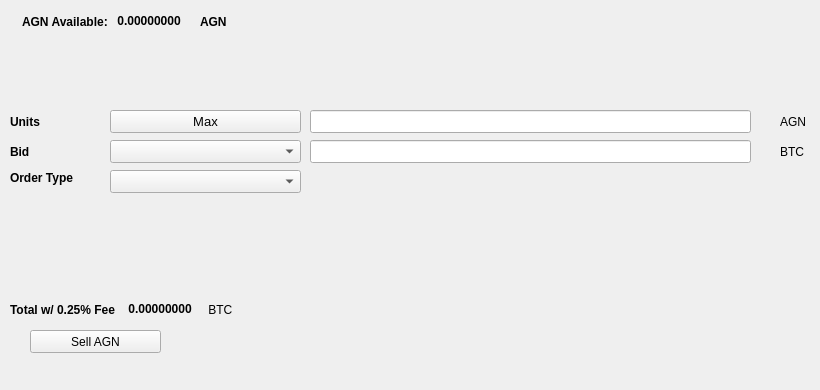
   <widget class="QWidget" name="SellTab">
    <attribute name="title">
     <string>Sell</string>
    </attribute>
    <widget class="QLabel" name="label_16">
     <property name="geometry">
      <rect>
       <x>780</x>
       <y>140</y>
       <width>31</width>
       <height>23</height>
      </rect>
     </property>
     <property name="text">
      <string>BTC</string>
     </property>
    </widget>
    <widget class="QComboBox" name="SellBidcomboBox">
     <property name="geometry">
      <rect>
       <x>110</x>
       <y>140</y>
       <width>191</width>
       <height>23</height>
      </rect>
     </property>
     <property name="font">
      <font>
       <pointsize>10</pointsize>
      </font>
     </property>
    </widget>
    <widget class="QLabel" name="label_18">
     <property name="geometry">
      <rect>
       <x>10</x>
       <y>110</y>
       <width>46</width>
       <height>23</height>
      </rect>
     </property>
     <property name="font">
      <font>
       <weight>75</weight>
       <bold>true</bold>
      </font>
     </property>
     <property name="text">
      <string>Units</string>
     </property>
    </widget>
    <widget class="QPushButton" name="Sell_Max_Amount">
     <property name="geometry">
      <rect>
       <x>110</x>
       <y>110</y>
       <width>191</width>
       <height>23</height>
      </rect>
     </property>
     <property name="font">
      <font>
       <pointsize>10</pointsize>
      </font>
     </property>
     <property name="text">
      <string>Max</string>
     </property>
    </widget>
    <widget class="QLabel" name="label_20">
     <property name="geometry">
      <rect>
       <x>10</x>
       <y>170</y>
       <width>91</width>
       <height>16</height>
      </rect>
     </property>
     <property name="font">
      <font>
       <weight>75</weight>
       <bold>true</bold>
      </font>
     </property>
     <property name="text">
      <string>Order Type</string>
     </property>
    </widget>
    <widget class="QComboBox" name="SellOrdertypeCombo">
     <property name="geometry">
      <rect>
       <x>110</x>
       <y>170</y>
       <width>191</width>
       <height>23</height>
      </rect>
     </property>
     <property name="font">
      <font>
       <pointsize>10</pointsize>
      </font>
     </property>
    </widget>
    <widget class="QLabel" name="label_21">
     <property name="geometry">
      <rect>
       <x>10</x>
       <y>140</y>
       <width>46</width>
       <height>23</height>
      </rect>
     </property>
     <property name="font">
      <font>
       <weight>75</weight>
       <bold>true</bold>
      </font>
     </property>
     <property name="text">
      <string>Bid</string>
     </property>
    </widget>
    <widget class="QLabel" name="label_22">
     <property name="geometry">
      <rect>
       <x>780</x>
       <y>110</y>
       <width>31</width>
       <height>23</height>
      </rect>
     </property>
     <property name="text">
      <string>AGN</string>
     </property>
    </widget>
    <widget class="QLineEdit" name="UnitsInputAGN">
     <property name="geometry">
      <rect>
       <x>310</x>
       <y>110</y>
       <width>441</width>
       <height>23</height>
      </rect>
     </property>
     <property name="font">
      <font>
       <pointsize>9</pointsize>
       <weight>75</weight>
       <bold>true</bold>
      </font>
     </property>
    </widget>
    <widget class="QLineEdit" name="SellBidPriceEdit">
     <property name="geometry">
      <rect>
       <x>310</x>
       <y>140</y>
       <width>441</width>
       <height>23</height>
      </rect>
     </property>
     <property name="font">
      <font>
       <pointsize>9</pointsize>
       <weight>75</weight>
       <bold>true</bold>
      </font>
     </property>
    </widget>
    <widget class="QPushButton" name="SellAGNBTN">
     <property name="geometry">
      <rect>
       <x>30</x>
       <y>330</y>
       <width>131</width>
       <height>23</height>
      </rect>
     </property>
     <property name="text">
      <string>Sell AGN</string>
     </property>
     <property name="icon">
      <iconset resource="../agon">
       <normaloff>:/icons/bitcoin</normaloff>:/icons/bitcoin</iconset>
     </property>
    </widget>
    <widget class="QWidget" name="layoutWidget3">
     <property name="geometry">
      <rect>
       <x>22</x>
       <y>12</y>
       <width>258</width>
       <height>19</height>
      </rect>
     </property>
     <layout class="QHBoxLayout" name="horizontalLayout">
      <item>
       <widget class="QLabel" name="label232_2">
        <property name="font">
         <font>
          <weight>75</weight>
          <bold>true</bold>
         </font>
        </property>
        <property name="text">
         <string>AGN Available:</string>
        </property>
       </widget>
      </item>
      <item>
       <widget class="QLabel" name="AGNAvailableLabel">
        <property name="palette">
         <palette>
          <active>
           <colorrole role="WindowText">
            <brush brushstyle="SolidPattern">
             <color alpha="255">
              <red>0</red>
              <green>0</green>
              <blue>0</blue>
             </color>
            </brush>
           </colorrole>
           <colorrole role="Button">
            <brush brushstyle="SolidPattern">
             <color alpha="255">
              <red>0</red>
              <green>170</green>
              <blue>0</blue>
             </color>
            </brush>
           </colorrole>
           <colorrole role="Light">
            <brush brushstyle="SolidPattern">
             <color alpha="255">
              <red>0</red>
              <green>255</green>
              <blue>0</blue>
             </color>
            </brush>
           </colorrole>
           <colorrole role="Midlight">
            <brush brushstyle="SolidPattern">
             <color alpha="255">
              <red>0</red>
              <green>212</green>
              <blue>0</blue>
             </color>
            </brush>
           </colorrole>
           <colorrole role="Dark">
            <brush brushstyle="SolidPattern">
             <color alpha="255">
              <red>0</red>
              <green>85</green>
              <blue>0</blue>
             </color>
            </brush>
           </colorrole>
           <colorrole role="Mid">
            <brush brushstyle="SolidPattern">
             <color alpha="255">
              <red>0</red>
              <green>113</green>
              <blue>0</blue>
             </color>
            </brush>
           </colorrole>
           <colorrole role="Text">
            <brush brushstyle="SolidPattern">
             <color alpha="255">
              <red>0</red>
              <green>170</green>
              <blue>0</blue>
             </color>
            </brush>
           </colorrole>
           <colorrole role="BrightText">
            <brush brushstyle="SolidPattern">
             <color alpha="255">
              <red>255</red>
              <green>255</green>
              <blue>255</blue>
             </color>
            </brush>
           </colorrole>
           <colorrole role="ButtonText">
            <brush brushstyle="SolidPattern">
             <color alpha="255">
              <red>0</red>
              <green>0</green>
              <blue>0</blue>
             </color>
            </brush>
           </colorrole>
           <colorrole role="Base">
            <brush brushstyle="SolidPattern">
             <color alpha="255">
              <red>255</red>
              <green>255</green>
              <blue>255</blue>
             </color>
            </brush>
           </colorrole>
           <colorrole role="Window">
            <brush brushstyle="SolidPattern">
             <color alpha="255">
              <red>0</red>
              <green>170</green>
              <blue>0</blue>
             </color>
            </brush>
           </colorrole>
           <colorrole role="Shadow">
            <brush brushstyle="SolidPattern">
             <color alpha="255">
              <red>0</red>
              <green>0</green>
              <blue>0</blue>
             </color>
            </brush>
           </colorrole>
           <colorrole role="AlternateBase">
            <brush brushstyle="SolidPattern">
             <color alpha="255">
              <red>127</red>
              <green>212</green>
              <blue>127</blue>
             </color>
            </brush>
           </colorrole>
           <colorrole role="ToolTipBase">
            <brush brushstyle="SolidPattern">
             <color alpha="255">
              <red>255</red>
              <green>255</green>
              <blue>220</blue>
             </color>
            </brush>
           </colorrole>
           <colorrole role="ToolTipText">
            <brush brushstyle="SolidPattern">
             <color alpha="255">
              <red>0</red>
              <green>0</green>
              <blue>0</blue>
             </color>
            </brush>
           </colorrole>
          </active>
          <inactive>
           <colorrole role="WindowText">
            <brush brushstyle="SolidPattern">
             <color alpha="255">
              <red>0</red>
              <green>0</green>
              <blue>0</blue>
             </color>
            </brush>
           </colorrole>
           <colorrole role="Button">
            <brush brushstyle="SolidPattern">
             <color alpha="255">
              <red>0</red>
              <green>170</green>
              <blue>0</blue>
             </color>
            </brush>
           </colorrole>
           <colorrole role="Light">
            <brush brushstyle="SolidPattern">
             <color alpha="255">
              <red>0</red>
              <green>255</green>
              <blue>0</blue>
             </color>
            </brush>
           </colorrole>
           <colorrole role="Midlight">
            <brush brushstyle="SolidPattern">
             <color alpha="255">
              <red>0</red>
              <green>212</green>
              <blue>0</blue>
             </color>
            </brush>
           </colorrole>
           <colorrole role="Dark">
            <brush brushstyle="SolidPattern">
             <color alpha="255">
              <red>0</red>
              <green>85</green>
              <blue>0</blue>
             </color>
            </brush>
           </colorrole>
           <colorrole role="Mid">
            <brush brushstyle="SolidPattern">
             <color alpha="255">
              <red>0</red>
              <green>113</green>
              <blue>0</blue>
             </color>
            </brush>
           </colorrole>
           <colorrole role="Text">
            <brush brushstyle="SolidPattern">
             <color alpha="255">
              <red>0</red>
              <green>170</green>
              <blue>0</blue>
             </color>
            </brush>
           </colorrole>
           <colorrole role="BrightText">
            <brush brushstyle="SolidPattern">
             <color alpha="255">
              <red>255</red>
              <green>255</green>
              <blue>255</blue>
             </color>
            </brush>
           </colorrole>
           <colorrole role="ButtonText">
            <brush brushstyle="SolidPattern">
             <color alpha="255">
              <red>0</red>
              <green>0</green>
              <blue>0</blue>
             </color>
            </brush>
           </colorrole>
           <colorrole role="Base">
            <brush brushstyle="SolidPattern">
             <color alpha="255">
              <red>255</red>
              <green>255</green>
              <blue>255</blue>
             </color>
            </brush>
           </colorrole>
           <colorrole role="Window">
            <brush brushstyle="SolidPattern">
             <color alpha="255">
              <red>0</red>
              <green>170</green>
              <blue>0</blue>
             </color>
            </brush>
           </colorrole>
           <colorrole role="Shadow">
            <brush brushstyle="SolidPattern">
             <color alpha="255">
              <red>0</red>
              <green>0</green>
              <blue>0</blue>
             </color>
            </brush>
           </colorrole>
           <colorrole role="AlternateBase">
            <brush brushstyle="SolidPattern">
             <color alpha="255">
              <red>127</red>
              <green>212</green>
              <blue>127</blue>
             </color>
            </brush>
           </colorrole>
           <colorrole role="ToolTipBase">
            <brush brushstyle="SolidPattern">
             <color alpha="255">
              <red>255</red>
              <green>255</green>
              <blue>220</blue>
             </color>
            </brush>
           </colorrole>
           <colorrole role="ToolTipText">
            <brush brushstyle="SolidPattern">
             <color alpha="255">
              <red>0</red>
              <green>0</green>
              <blue>0</blue>
             </color>
            </brush>
           </colorrole>
          </inactive>
          <disabled>
           <colorrole role="WindowText">
            <brush brushstyle="SolidPattern">
             <color alpha="255">
              <red>0</red>
              <green>85</green>
              <blue>0</blue>
             </color>
            </brush>
           </colorrole>
           <colorrole role="Button">
            <brush brushstyle="SolidPattern">
             <color alpha="255">
              <red>0</red>
              <green>170</green>
              <blue>0</blue>
             </color>
            </brush>
           </colorrole>
           <colorrole role="Light">
            <brush brushstyle="SolidPattern">
             <color alpha="255">
              <red>0</red>
              <green>255</green>
              <blue>0</blue>
             </color>
            </brush>
           </colorrole>
           <colorrole role="Midlight">
            <brush brushstyle="SolidPattern">
             <color alpha="255">
              <red>0</red>
              <green>212</green>
              <blue>0</blue>
             </color>
            </brush>
           </colorrole>
           <colorrole role="Dark">
            <brush brushstyle="SolidPattern">
             <color alpha="255">
              <red>0</red>
              <green>85</green>
              <blue>0</blue>
             </color>
            </brush>
           </colorrole>
           <colorrole role="Mid">
            <brush brushstyle="SolidPattern">
             <color alpha="255">
              <red>0</red>
              <green>113</green>
              <blue>0</blue>
             </color>
            </brush>
           </colorrole>
           <colorrole role="Text">
            <brush brushstyle="SolidPattern">
             <color alpha="255">
              <red>0</red>
              <green>85</green>
              <blue>0</blue>
             </color>
            </brush>
           </colorrole>
           <colorrole role="BrightText">
            <brush brushstyle="SolidPattern">
             <color alpha="255">
              <red>255</red>
              <green>255</green>
              <blue>255</blue>
             </color>
            </brush>
           </colorrole>
           <colorrole role="ButtonText">
            <brush brushstyle="SolidPattern">
             <color alpha="255">
              <red>0</red>
              <green>85</green>
              <blue>0</blue>
             </color>
            </brush>
           </colorrole>
           <colorrole role="Base">
            <brush brushstyle="SolidPattern">
             <color alpha="255">
              <red>0</red>
              <green>170</green>
              <blue>0</blue>
             </color>
            </brush>
           </colorrole>
           <colorrole role="Window">
            <brush brushstyle="SolidPattern">
             <color alpha="255">
              <red>0</red>
              <green>170</green>
              <blue>0</blue>
             </color>
            </brush>
           </colorrole>
           <colorrole role="Shadow">
            <brush brushstyle="SolidPattern">
             <color alpha="255">
              <red>0</red>
              <green>0</green>
              <blue>0</blue>
             </color>
            </brush>
           </colorrole>
           <colorrole role="AlternateBase">
            <brush brushstyle="SolidPattern">
             <color alpha="255">
              <red>0</red>
              <green>170</green>
              <blue>0</blue>
             </color>
            </brush>
           </colorrole>
           <colorrole role="ToolTipBase">
            <brush brushstyle="SolidPattern">
             <color alpha="255">
              <red>255</red>
              <green>255</green>
              <blue>220</blue>
             </color>
            </brush>
           </colorrole>
           <colorrole role="ToolTipText">
            <brush brushstyle="SolidPattern">
             <color alpha="255">
              <red>0</red>
              <green>0</green>
              <blue>0</blue>
             </color>
            </brush>
           </colorrole>
          </disabled>
         </palette>
        </property>
        <property name="font">
         <font>
          <weight>75</weight>
          <bold>true</bold>
         </font>
        </property>
        <property name="text">
         <string> 0.00000000 </string>
        </property>
        <property name="textInteractionFlags">
         <set>Qt::LinksAccessibleByMouse|Qt::TextSelectableByKeyboard|Qt::TextSelectableByMouse</set>
        </property>
       </widget>
      </item>
      <item>
       <widget class="QLabel" name="labelAGN">
        <property name="font">
         <font>
          <weight>75</weight>
          <bold>true</bold>
         </font>
        </property>
        <property name="text">
         <string>AGN</string>
        </property>
       </widget>
      </item>
     </layout>
    </widget>
    <widget class="QWidget" name="layoutWidget">
     <property name="geometry">
      <rect>
       <x>10</x>
       <y>300</y>
       <width>268</width>
       <height>19</height>
      </rect>
     </property>
     <layout class="QHBoxLayout" name="horizontalLayout_2">
      <item>
       <widget class="QLabel" name="label_19">
        <property name="font">
         <font>
          <weight>75</weight>
          <bold>true</bold>
         </font>
        </property>
        <property name="text">
         <string>Total w/ 0.25% Fee </string>
        </property>
       </widget>
      </item>
      <item>
       <widget class="QLabel" name="SellCostLabel">
        <property name="palette">
         <palette>
          <active>
           <colorrole role="WindowText">
            <brush brushstyle="SolidPattern">
             <color alpha="255">
              <red>0</red>
              <green>0</green>
              <blue>0</blue>
             </color>
            </brush>
           </colorrole>
           <colorrole role="Button">
            <brush brushstyle="SolidPattern">
             <color alpha="255">
              <red>0</red>
              <green>170</green>
              <blue>0</blue>
             </color>
            </brush>
           </colorrole>
           <colorrole role="Light">
            <brush brushstyle="SolidPattern">
             <color alpha="255">
              <red>0</red>
              <green>255</green>
              <blue>0</blue>
             </color>
            </brush>
           </colorrole>
           <colorrole role="Midlight">
            <brush brushstyle="SolidPattern">
             <color alpha="255">
              <red>0</red>
              <green>212</green>
              <blue>0</blue>
             </color>
            </brush>
           </colorrole>
           <colorrole role="Dark">
            <brush brushstyle="SolidPattern">
             <color alpha="255">
              <red>0</red>
              <green>85</green>
              <blue>0</blue>
             </color>
            </brush>
           </colorrole>
           <colorrole role="Mid">
            <brush brushstyle="SolidPattern">
             <color alpha="255">
              <red>0</red>
              <green>113</green>
              <blue>0</blue>
             </color>
            </brush>
           </colorrole>
           <colorrole role="Text">
            <brush brushstyle="SolidPattern">
             <color alpha="255">
              <red>0</red>
              <green>170</green>
              <blue>0</blue>
             </color>
            </brush>
           </colorrole>
           <colorrole role="BrightText">
            <brush brushstyle="SolidPattern">
             <color alpha="255">
              <red>255</red>
              <green>255</green>
              <blue>255</blue>
             </color>
            </brush>
           </colorrole>
           <colorrole role="ButtonText">
            <brush brushstyle="SolidPattern">
             <color alpha="255">
              <red>0</red>
              <green>0</green>
              <blue>0</blue>
             </color>
            </brush>
           </colorrole>
           <colorrole role="Base">
            <brush brushstyle="SolidPattern">
             <color alpha="255">
              <red>255</red>
              <green>255</green>
              <blue>255</blue>
             </color>
            </brush>
           </colorrole>
           <colorrole role="Window">
            <brush brushstyle="SolidPattern">
             <color alpha="255">
              <red>0</red>
              <green>170</green>
              <blue>0</blue>
             </color>
            </brush>
           </colorrole>
           <colorrole role="Shadow">
            <brush brushstyle="SolidPattern">
             <color alpha="255">
              <red>0</red>
              <green>0</green>
              <blue>0</blue>
             </color>
            </brush>
           </colorrole>
           <colorrole role="AlternateBase">
            <brush brushstyle="SolidPattern">
             <color alpha="255">
              <red>127</red>
              <green>212</green>
              <blue>127</blue>
             </color>
            </brush>
           </colorrole>
           <colorrole role="ToolTipBase">
            <brush brushstyle="SolidPattern">
             <color alpha="255">
              <red>255</red>
              <green>255</green>
              <blue>220</blue>
             </color>
            </brush>
           </colorrole>
           <colorrole role="ToolTipText">
            <brush brushstyle="SolidPattern">
             <color alpha="255">
              <red>0</red>
              <green>0</green>
              <blue>0</blue>
             </color>
            </brush>
           </colorrole>
          </active>
          <inactive>
           <colorrole role="WindowText">
            <brush brushstyle="SolidPattern">
             <color alpha="255">
              <red>0</red>
              <green>0</green>
              <blue>0</blue>
             </color>
            </brush>
           </colorrole>
           <colorrole role="Button">
            <brush brushstyle="SolidPattern">
             <color alpha="255">
              <red>0</red>
              <green>170</green>
              <blue>0</blue>
             </color>
            </brush>
           </colorrole>
           <colorrole role="Light">
            <brush brushstyle="SolidPattern">
             <color alpha="255">
              <red>0</red>
              <green>255</green>
              <blue>0</blue>
             </color>
            </brush>
           </colorrole>
           <colorrole role="Midlight">
            <brush brushstyle="SolidPattern">
             <color alpha="255">
              <red>0</red>
              <green>212</green>
              <blue>0</blue>
             </color>
            </brush>
           </colorrole>
           <colorrole role="Dark">
            <brush brushstyle="SolidPattern">
             <color alpha="255">
              <red>0</red>
              <green>85</green>
              <blue>0</blue>
             </color>
            </brush>
           </colorrole>
           <colorrole role="Mid">
            <brush brushstyle="SolidPattern">
             <color alpha="255">
              <red>0</red>
              <green>113</green>
              <blue>0</blue>
             </color>
            </brush>
           </colorrole>
           <colorrole role="Text">
            <brush brushstyle="SolidPattern">
             <color alpha="255">
              <red>0</red>
              <green>170</green>
              <blue>0</blue>
             </color>
            </brush>
           </colorrole>
           <colorrole role="BrightText">
            <brush brushstyle="SolidPattern">
             <color alpha="255">
              <red>255</red>
              <green>255</green>
              <blue>255</blue>
             </color>
            </brush>
           </colorrole>
           <colorrole role="ButtonText">
            <brush brushstyle="SolidPattern">
             <color alpha="255">
              <red>0</red>
              <green>0</green>
              <blue>0</blue>
             </color>
            </brush>
           </colorrole>
           <colorrole role="Base">
            <brush brushstyle="SolidPattern">
             <color alpha="255">
              <red>255</red>
              <green>255</green>
              <blue>255</blue>
             </color>
            </brush>
           </colorrole>
           <colorrole role="Window">
            <brush brushstyle="SolidPattern">
             <color alpha="255">
              <red>0</red>
              <green>170</green>
              <blue>0</blue>
             </color>
            </brush>
           </colorrole>
           <colorrole role="Shadow">
            <brush brushstyle="SolidPattern">
             <color alpha="255">
              <red>0</red>
              <green>0</green>
              <blue>0</blue>
             </color>
            </brush>
           </colorrole>
           <colorrole role="AlternateBase">
            <brush brushstyle="SolidPattern">
             <color alpha="255">
              <red>127</red>
              <green>212</green>
              <blue>127</blue>
             </color>
            </brush>
           </colorrole>
           <colorrole role="ToolTipBase">
            <brush brushstyle="SolidPattern">
             <color alpha="255">
              <red>255</red>
              <green>255</green>
              <blue>220</blue>
             </color>
            </brush>
           </colorrole>
           <colorrole role="ToolTipText">
            <brush brushstyle="SolidPattern">
             <color alpha="255">
              <red>0</red>
              <green>0</green>
              <blue>0</blue>
             </color>
            </brush>
           </colorrole>
          </inactive>
          <disabled>
           <colorrole role="WindowText">
            <brush brushstyle="SolidPattern">
             <color alpha="255">
              <red>0</red>
              <green>85</green>
              <blue>0</blue>
             </color>
            </brush>
           </colorrole>
           <colorrole role="Button">
            <brush brushstyle="SolidPattern">
             <color alpha="255">
              <red>0</red>
              <green>170</green>
              <blue>0</blue>
             </color>
            </brush>
           </colorrole>
           <colorrole role="Light">
            <brush brushstyle="SolidPattern">
             <color alpha="255">
              <red>0</red>
              <green>255</green>
              <blue>0</blue>
             </color>
            </brush>
           </colorrole>
           <colorrole role="Midlight">
            <brush brushstyle="SolidPattern">
             <color alpha="255">
              <red>0</red>
              <green>212</green>
              <blue>0</blue>
             </color>
            </brush>
           </colorrole>
           <colorrole role="Dark">
            <brush brushstyle="SolidPattern">
             <color alpha="255">
              <red>0</red>
              <green>85</green>
              <blue>0</blue>
             </color>
            </brush>
           </colorrole>
           <colorrole role="Mid">
            <brush brushstyle="SolidPattern">
             <color alpha="255">
              <red>0</red>
              <green>113</green>
              <blue>0</blue>
             </color>
            </brush>
           </colorrole>
           <colorrole role="Text">
            <brush brushstyle="SolidPattern">
             <color alpha="255">
              <red>0</red>
              <green>85</green>
              <blue>0</blue>
             </color>
            </brush>
           </colorrole>
           <colorrole role="BrightText">
            <brush brushstyle="SolidPattern">
             <color alpha="255">
              <red>255</red>
              <green>255</green>
              <blue>255</blue>
             </color>
            </brush>
           </colorrole>
           <colorrole role="ButtonText">
            <brush brushstyle="SolidPattern">
             <color alpha="255">
              <red>0</red>
              <green>85</green>
              <blue>0</blue>
             </color>
            </brush>
           </colorrole>
           <colorrole role="Base">
            <brush brushstyle="SolidPattern">
             <color alpha="255">
              <red>0</red>
              <green>170</green>
              <blue>0</blue>
             </color>
            </brush>
           </colorrole>
           <colorrole role="Window">
            <brush brushstyle="SolidPattern">
             <color alpha="255">
              <red>0</red>
              <green>170</green>
              <blue>0</blue>
             </color>
            </brush>
           </colorrole>
           <colorrole role="Shadow">
            <brush brushstyle="SolidPattern">
             <color alpha="255">
              <red>0</red>
              <green>0</green>
              <blue>0</blue>
             </color>
            </brush>
           </colorrole>
           <colorrole role="AlternateBase">
            <brush brushstyle="SolidPattern">
             <color alpha="255">
              <red>0</red>
              <green>170</green>
              <blue>0</blue>
             </color>
            </brush>
           </colorrole>
           <colorrole role="ToolTipBase">
            <brush brushstyle="SolidPattern">
             <color alpha="255">
              <red>255</red>
              <green>255</green>
              <blue>220</blue>
             </color>
            </brush>
           </colorrole>
           <colorrole role="ToolTipText">
            <brush brushstyle="SolidPattern">
             <color alpha="255">
              <red>0</red>
              <green>0</green>
              <blue>0</blue>
             </color>
            </brush>
           </colorrole>
          </disabled>
         </palette>
        </property>
        <property name="font">
         <font>
          <weight>75</weight>
          <bold>true</bold>
         </font>
        </property>
        <property name="autoFillBackground">
         <bool>false</bool>
        </property>
        <property name="text">
         <string> 0.00000000</string>
        </property>
        <property name="textInteractionFlags">
         <set>Qt::LinksAccessibleByMouse|Qt::TextSelectableByMouse</set>
        </property>
       </widget>
      </item>
      <item>
       <widget class="QLabel" name="label_17">
        <property name="font">
         <font>
          <weight>50</weight>
          <bold>false</bold>
         </font>
        </property>
        <property name="text">
         <string> BTC</string>
        </property>
       </widget>
      </item>
     </layout>
    </widget>
    <widget class="QLabel" name="label_23">
     <property name="geometry">
      <rect>
       <x>460</x>
       <y>300</y>
       <width>281</width>
       <height>81</height>
      </rect>
     </property>
     <property name="text">
      <string/>
     </property>
     <property name="pixmap">
      <pixmap>:/images/bittrex</pixmap>
     </property>
    </widget>
   </widget>
